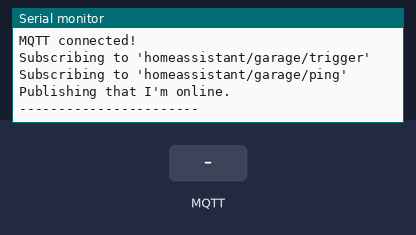
The sketch below on a simulated ESP8266 (NodeMCU). Parts: the last lines printed to the serial monitor. The inputs (shaded band) are chosen by the test bench. WiFi joins after 1.5 s; servers stay silent unless stated; no MQTT or app messages arrive unless stated.

Above: at 2.8 s.
2.9 s: MQTT message "g" arrives on the first subscribed topic
At 4.0 s:
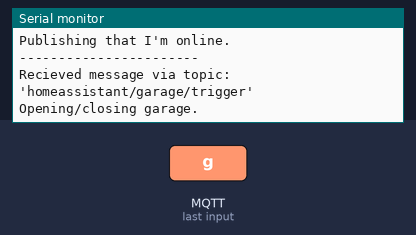
4.7 s: MQTT message "1" arrives on the first subscribed topic
6.7 s: MQTT message "g" arrives on the second subscribed topic
At 7.1 s:
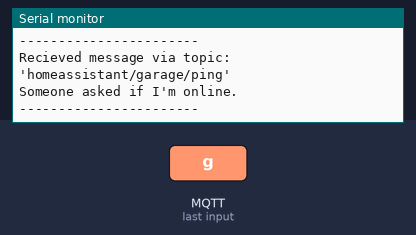

Measured:
- after the input at 2.9 s, the serial monitor: prints a new line after 0.31 s (image 1)
- after the input at 6.7 s, the serial monitor: prints a new line at once (image 2)

The sketch:

garage_control.ino
```cpp
#include <ESP8266WiFi.h>
#include <PubSubClient.h>

// Reminder that the board pin number does not match the actual int value, use the GPIO value:
// https://randomnerdtutorials.com/esp8266-pinout-reference-gpios/
#define D6 12 // For controlling the relay

const char *wifi_ssid = "TheSSIDName";
const char *wifi_password = "TheSSIDPassword";

const char *mqtt_server = "192.XXX.XXX.XXX"; // The IP of your Home Assistant instance
const char *mqtt_topic_garage_trigger = "homeassistant/garage/trigger";
const char *mqtt_topic_garage_ping = "homeassistant/garage/ping";
const char *mqtt_topic_garage_ack = "homeassistant/garage/ack";
const char *mqtt_online = "online";
const char *mqtt_username = "myusername"; // This must be an existing user in Home Assistant
const char *mqtt_password = "mypassword";
const char *divider = "-----------------------";
const int mqtt_port = 1883; // Default port used by Home Assistant MQTT integration

enum ListenedTopic
{
  Unrecognized,
  Trigger,
  Ping
};

String clientId = "MQTTGarage"; // The unique id to identify this device in the broker log
const char *mqtt_clientId = clientId.c_str();

WiFiClient wifiClient;
PubSubClient mqttClient(wifiClient);

void reconnect_wifi()
{
  if (WiFi.status() == WL_CONNECTED)
  {
    return;
  }

  Serial.print("Connecting to ");
  Serial.println(wifi_ssid);

  WiFi.mode(WIFI_STA);
  WiFi.begin(wifi_ssid, wifi_password);

  while (WiFi.status() != WL_CONNECTED)
  {
    delay(500);
    Serial.print(".");
  }

  Serial.println("");
  Serial.print("WiFi connected. IP address: ");
  Serial.println(WiFi.localIP());
  Serial.println(divider);
  delay(50);
}

void reconnect_mqtt_broker()
{
  while (!mqttClient.connected())
  {
    if (!mqttClient.connect(mqtt_clientId, mqtt_username, mqtt_password))
    {
      Serial.printf("Attempting MQTT connection to '%s' as '%s'... ", mqtt_server, mqtt_clientId);
      Serial.print(" Failed! state: ");
      Serial.println(mqttClient.state());
      Serial.println("Trying again in 5 seconds.");

      if (WiFi.status() == WL_CONNECTED)
      {
        Serial.println("Wifi is connected.");
      }
      else
      {
        Serial.println("Wifi is disconnected.");
      }

      delay(5000);
    }
    Serial.println("MQTT connected!");
    Serial.printf("Subscribing to '%s'\n", mqtt_topic_garage_trigger);
    mqttClient.subscribe(mqtt_topic_garage_trigger);
    Serial.printf("Subscribing to '%s'\n", mqtt_topic_garage_ping);
    mqttClient.subscribe(mqtt_topic_garage_ping);
    Serial.println("Publishing that I'm online.");
    mqttClient.publish(mqtt_topic_garage_ack, mqtt_online);
    delay(50);
    Serial.println(divider);
  }
  // Do not add code outside of the while
}

void mqttCallback(char *topic, byte *payload, unsigned int len)
{
  ListenedTopic listenedTopic = ListenedTopic::Unrecognized;

  if (strcmp(topic, mqtt_topic_garage_trigger) == 0)
  {
    listenedTopic = ListenedTopic::Trigger;
  }
  else if (strcmp(topic, mqtt_topic_garage_ping) == 0)
  {
    listenedTopic = ListenedTopic::Ping;
  }

  if (listenedTopic == ListenedTopic::Unrecognized)
  {
    return;
  }

  Serial.printf("Recieved message via topic: '%s'\n", topic);
  switch (listenedTopic)
  {
    case ListenedTopic::Trigger:
      if (len > 0)
      {
        if ((char)payload[0] == 'g')
        {
          Serial.println("Opening/closing garage.");
          digitalWrite(D6, HIGH);
          delay(1500);
          digitalWrite(D6, LOW);
        }
        else
        {
          Serial.printf("Unrecognized payload for topic '%s'.\n", topic);
        }
      }
      else
      {
        Serial.printf("Null payload for topic '%s'.\n", topic);
      }
      break;
    case ListenedTopic::Ping:
      Serial.println("Someone asked if I'm online.");
      mqttClient.publish(mqtt_topic_garage_ack, mqtt_online);
      break;
    default:
      break;
  }

  Serial.println();
  Serial.println(divider);
}

void setup()
{
  pinMode(D6, OUTPUT);
  Serial.flush();
  Serial.begin(115200);
  reconnect_wifi();
  mqttClient.setServer(mqtt_server, mqtt_port);
  mqttClient.setCallback(mqttCallback);
  delay(50);
}

void loop()
{
  reconnect_wifi();
  reconnect_mqtt_broker();
  mqttClient.loop();
  delay(500);
}
```
